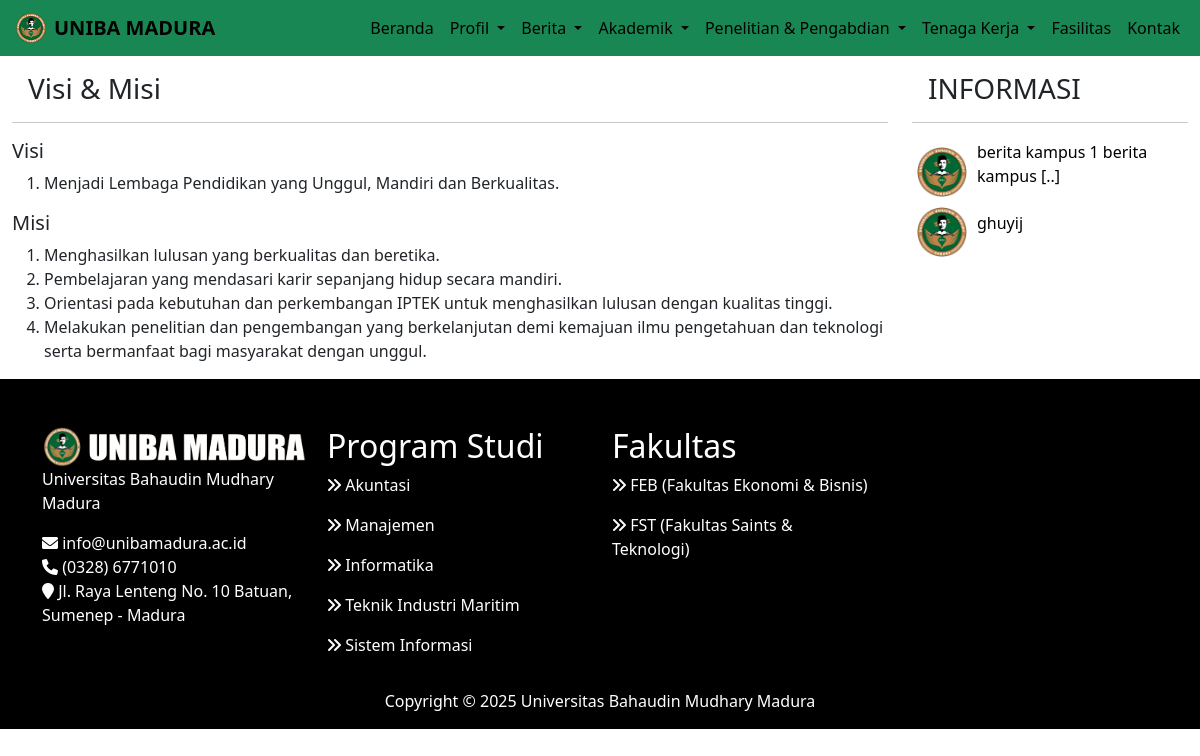
Page /frontend/visi_misi.php on the committed database.
### tables this page shows
CREATE TABLE `visi` (
  `id` int(11) NOT NULL,
  `visi` text NOT NULL
);

CREATE TABLE `misi` (
  `id` int(11) NOT NULL,
  `misi` text NOT NULL
);

CREATE TABLE `informasi` (
  `id` int(11) NOT NULL,
  `judul` varchar(255) NOT NULL,
  `deskripsi` text NOT NULL,
  `foto` text NOT NULL
);

### controller/visimisi_control.php (called while the page is built, shortened)
<?php
include('../db/koneksi.php');
$sql = "SELECT * FROM visi";
$visi = $conn->query($sql);
$sql2 = "SELECT * FROM misi";
$misi = $conn->query($sql2);
$sql3 = "SELECT * FROM informasi ORDER BY id  DESC LIMIT 5";
$result2 = $conn->query($sql3);
?>

### frontend/visi_misi.php (the view, shortened to what this page needs)
<?php
include('../controller/visimisi_control.php');
include('../template/header.php');
?>
<div class="container-fluid m-0">
    <div class="content">
        <div class="row">
            <div class="col-md-9">
              <h3 class="m-3 text-bold">Visi & Misi</h3>
              <hr>
              <h5>Visi</h5>
              <ol>
                <?php
                while($v = mysqli_fetch_array($visi)) { ?>
                    <li><?= $v['visi'] ?></li>
                <?php } ?>
              </ol>
              <h5>Misi</h5>
              <ol>
              <?php while($m = mysqli_fetch_array($misi)) { ?>
                    <li><?= $m['misi'] ?></li>
                <?php } ?>
              </ol>
            </div>
            <div class="col-md-3 mb-2">
                <h3 class="m-3 text-bold">INFORMASI</h3>
                <hr>
                    <table>
                        <?php while($query = mysqli_fetch_array($result2)) {
                            $tema = $query['judul'];
                            if(strlen($tema) > 30) {
                              $atas = substr($tema, 0, 30)."[..]";
                            } else {
                              $atas = $tema;
                            }
                        ?>
                            <tr>
                                <td>
                                    <img src="../asset/img/logo.png" alt="Logo" width="50" height="50" class="d-inline-block align-text-top ms-1 mx-2">
                                </td>
                                <td>
                                    <p><a href="detail_informasi.php?id=<?= $query['id'] ?>" class="paraf"><?= $atas ?></a></p>
                                </td>
                            </tr>
                        <?php }
                        ?>
                    </table>
            </div>
        </div>
    </div>
</div>
<?php
include('../template/footer.php');
?>

### asset/css/style.css (style rules this page uses)
.paraf { text-decoration: none; color: black; align-items: center; text-align: center; }

### rows in the picture
visi: visi "Menjadi Lembaga Pendidikan yang Unggul, Mandiri dan Berkualitas."
misi: misi "Menghasilkan lulusan yang berkualitas dan beretika."
misi: misi "Pembelajaran yang mendasari karir sepanjang hidup secara mandiri."
misi: misi "Orientasi pada kebutuhan dan perkembangan IPTEK untuk menghasilkan lulusan dengan kualitas tinggi."
misi: misi "Melakukan penelitian dan pengembangan yang berkelanjutan demi kemajuan ilmu pengetahuan dan teknologi serta bermanfaat bagi masyarakat dengan unggul."
informasi: judul "berita kampus 1 berita kampus [..]"
informasi: judul "ghuyij"
